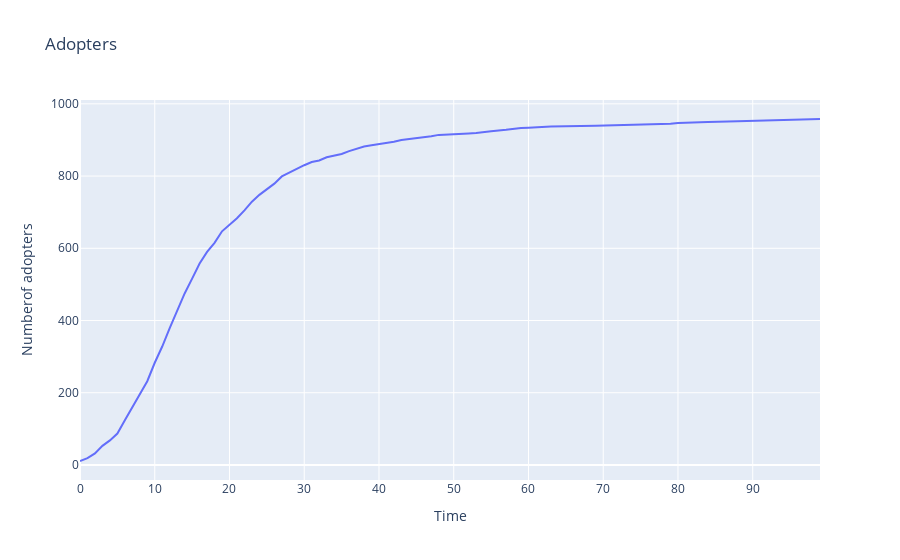

Notebook code cell kept with this figure:
### Code cell
fig = df.groupby(['t']).count().cumsum().plot(title = 'Adopters')
fig.update_xaxes(title_text='Time')
fig.update_yaxes(title_text='Numberof adopters')
fig.update_layout(showlegend=False)
fig.show()

### Figure 1 — Plotly figure (JSON) as saved in the notebook; plotly's stock layout.template omitted (floating-point values rounded to 4 significant figures)
{"data": [{"hovertemplate": "variable=state<br>t=%{x}<br>value=%{y}<extra></extra>", "legendgroup": "state", "line": {"color": "#636efa", "dash": "solid"}, "mode": "lines", "name": "state", "orientation": "v", "showlegend": true, "type": "scatter", "x": [0, 1, 2, 3, 4, 5, 6, 7, 8, 9, 10, 11, 12, 13, 14, 15, 16, 17, 18, 19, 20, 21, 22, 23, 24, 25, 26, 27, 28, 29, 30, 31, 32, 33, 34, 35, 36, 37, 38, 39, 40, 41, 42, 43, 44, 45, 46, 47, 48, 50, 52, 53, 54, 55, 57, 58, 59, 60, 61, 62, 63, 69, 71, 72, 74, 78, 79, 80, 81, 83, 84, 88, 95, 97, 98, 99], "xaxis": "x", "y": [11, 19, 32, 53, 68, 87, 124, 161, 197, 232, 283, 328, 379, 427, 475, 516, 558, 590, 615, 647, 665, 683, 705, 729, 748, 763, 779, 799, 810, 819, 830, 839, 843, 852, 856, 861, 869, 876, 882, 885, 888, 891, 895, 900, 902, 905, 907, 910, 914, 915, 918, 919, 922, 924, 928, 931, 933, 934, 935, 936, 937, 939, 940, 941, 942, 944, 945, 947, 948, 949, 950, 952, 955, 956, 957, 958], "yaxis": "y"}], "layout": {"legend": {"title": {"text": "variable"}, "tracegroupgap": 0}, "showlegend": false, "title": {"text": "Adopters"}, "xaxis": {"anchor": "y", "domain": [0, 1], "title": {"text": "Time"}}, "yaxis": {"anchor": "x", "domain": [0, 1], "title": {"text": "Numberof adopters"}}}}
